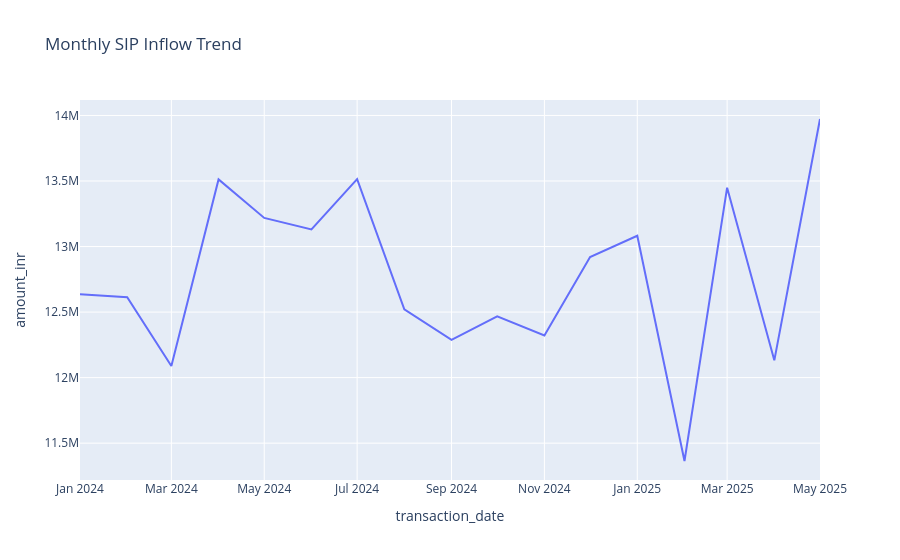

Notebook code cell kept with this figure:
### Markdown cell above
Insight 2:
A few major fund houses contribute a significant share of total AUM, indicating market concentration among leading asset management companies.

### Code cell
# Convert date column
txn["transaction_date"] = pd.to_datetime(txn["transaction_date"])

# Filter SIP transactions
sip_data = txn[txn["transaction_type"] == "SIP"]

# Monthly SIP amount
monthly_sip = (
    sip_data.groupby(sip_data["transaction_date"].dt.to_period("M"))["amount_inr"]
    .sum()
    .reset_index()
)

monthly_sip["transaction_date"] = monthly_sip["transaction_date"].astype(str)

import plotly.express as px

fig = px.line(
    monthly_sip,
    x="transaction_date",
    y="amount_inr",
    title="Monthly SIP Inflow Trend"
)

fig.show()

### Figure 1 — Plotly figure (JSON) as saved in the notebook; plotly's stock layout.template omitted (floating-point values rounded to 4 significant figures)
{"data": [{"hovertemplate": "transaction_date=%{x}<br>amount_inr=%{y}<extra></extra>", "legendgroup": "", "line": {"color": "#636efa", "dash": "solid"}, "marker": {"symbol": "circle"}, "mode": "lines", "name": "", "orientation": "v", "showlegend": false, "type": "scatter", "x": ["2024-01", "2024-02", "2024-03", "2024-04", "2024-05", "2024-06", "2024-07", "2024-08", "2024-09", "2024-10", "2024-11", "2024-12", "2025-01", "2025-02", "2025-03", "2025-04", "2025-05"], "xaxis": "x", "y": [12635349, 12613376, 12088413, 13512385, 13218606, 13131150, 13513884, 12521433, 12288778, 12467875, 12321673, 12920130, 13082145, 11363922, 13449360, 12132001, 13973011], "yaxis": "y"}], "layout": {"legend": {"tracegroupgap": 0}, "title": {"text": "Monthly SIP Inflow Trend"}, "xaxis": {"anchor": "y", "domain": [0, 1], "title": {"text": "transaction_date"}}, "yaxis": {"anchor": "x", "domain": [0, 1], "title": {"text": "amount_inr"}}}}
